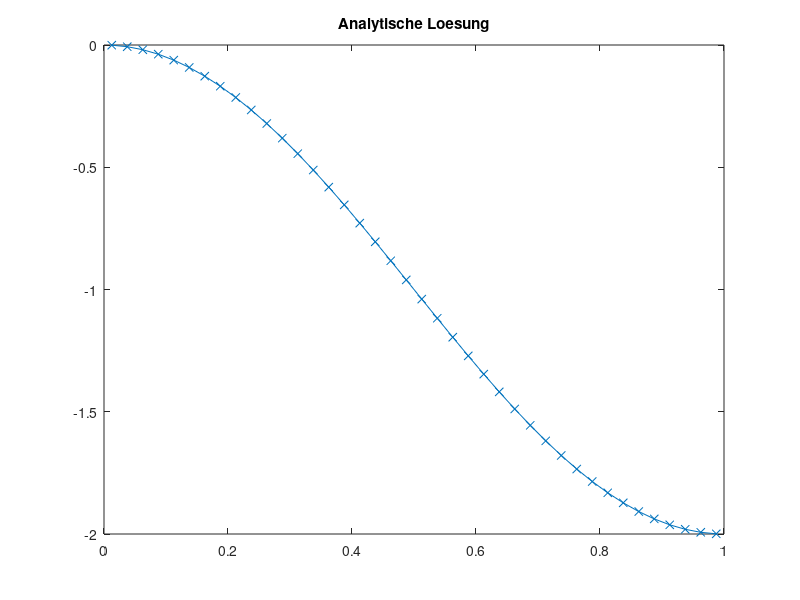
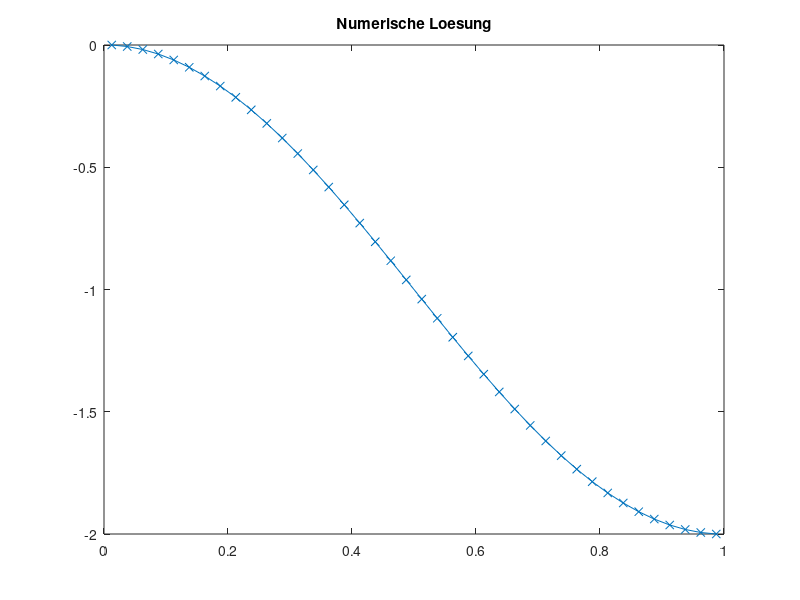
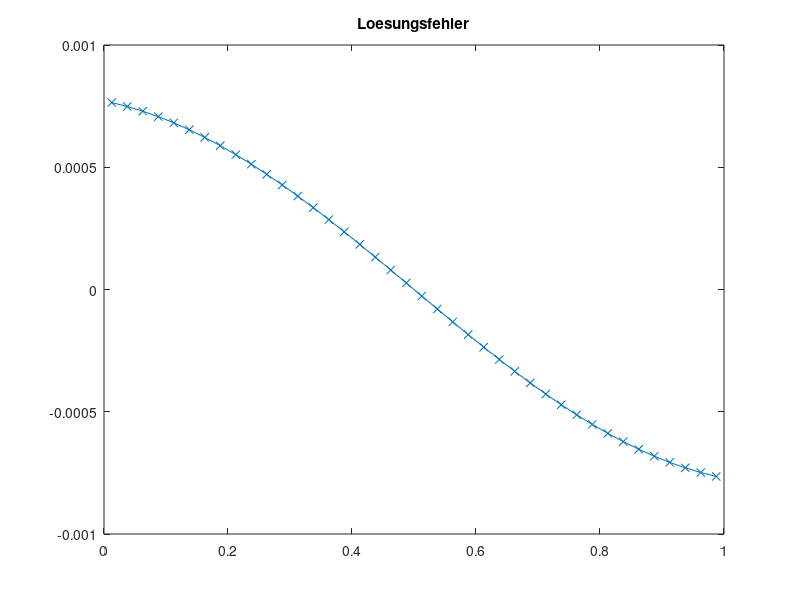
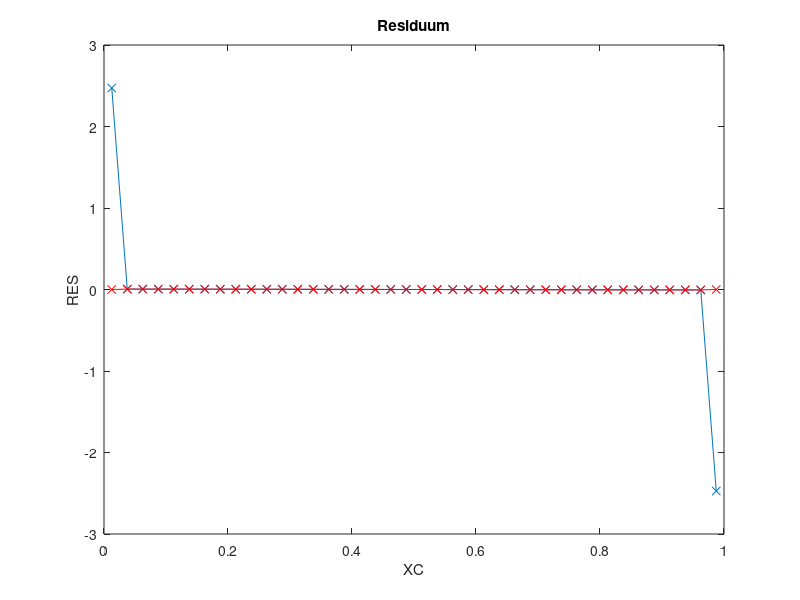

Here is the MATLAB script that generated these plots, in order:
clc
clear all
close all

%SOL=@(x) sin(pi*x)+1;
%MSOL=@(x)-pi^2*sin(pi*x);

SOL=@(x) cos(pi*x)-1;
MSOL=@(x)-pi^2*cos(pi*x);

DIF=1.0;
XMIN=0.0;
XMAX=1.0;

N=40; % KV's

X = linspace(XMIN, XMAX, N+1);
XC = (X(1:N)+X(2:N+1))/2;
XCR = [XMIN, XC, XMAX];

%%% ANALYTISCHE LÖSUNG
TA = zeros(1, N);
for I=1:N
  TA(I)=SOL(XC(I));
end

figure(1)
plot(XC, TA, 'x-');
title('Analytische Loesung')

%%% FVM Lösung

% Randbedingungen
RBE = SOL(XMAX);
RBW = SOL(XMIN);

% Koeffizienten speichern
AP = zeros(1, N);
AE = zeros(1, N);
AW = zeros(1, N);

for I=1:N
  DX = X(I+1)-X(I);

  DXE = XCR(I+2)-XCR(I+1);
  DXW = XCR(I+1)-XCR(I);

  AE(I) = DIF/(DXE*DX);
  AW(I) = DIF/(DXW*DX);

  AP(I) = -AE(I)-AW(I);
end

% Gesamtgleichungssystem aufstellen
A = zeros(N);
b = zeros(N,1);

for I=1:N
  b(I) = MSOL(XC(I));

  % Hauptdiagonale
  A(I,I) = AP(I);

  % Westliche Nebendiagonale
  if mod(I,N)==1
    b(I) = b(I)-AW(I)*RBW;
  else
    A(I, I-1) = AW(I);
  end

  % Östliche Nebendiagonale
  if mod(I,N)==0
    b(I) = b(I)-AE(I)*RBE;
  else
    A(I, I+1) = AE(I);
  end
end

T=A\b;

figure(2)
plot(XC, T, 'x-');
title('Numerische Loesung')

%%% Lösungsfehler berechnen
SERR=0.0;
ERR=zeros(1, N);
for I=1:N
    ERR(I)=T(I)-TA(I);
    SERR=SERR+ERR(I)^2;
end
SERR=sqrt(SERR/(N));

figure(3)
plot(XC, ERR, 'x-');
title('Loesungsfehler')

fprintf('Summierter Fehler %16.10e \n', SERR);


%%% ORDNUNG  BESTIMMEN
ERR5=2.3729365914e-02;
ERR10=5.8445323862e-03;
ERR20=1.4557255137e-03;
ERR40=3.6359464498e-04;
op=log((ERR5)/(ERR10))/log(2);
fprintf('Ordnung des Verfahrens %16.10e \n',op  );
op=log((ERR10)/(ERR20))/log(2);
fprintf('Ordnung des Verfahrens %16.10e \n',op  );
op=log((ERR20)/(ERR40))/log(2);
fprintf('Ordnung des Verfahrens %16.10e \n',op  );


%%% RESIDUUM BERECHNEN
t=zeros(N, 1);
for I=1:N
    t(I)=SOL(XC(I));
end

RES=A*t-b;

figure(4)
plot(XC,RES,'x-');

xlabel('XC')
ylabel('RES')
title('Residuum')

%%% Truncation Error berechnen

% b ohne Randwerte
TE=zeros(1, N);
for I=1:N
  b(I) = MSOL(XC(I));
end

for I=3:N-2
  DX = X(I+1)-X(I);
  TE(I) = (DX/24 * (b(I+1) - 2*b(I) + b(I-1)))... % TE_source
        + ((T(I+2)-3*T(I+1)+3*T(I)-T(I-1))/(24*DX))... % TE_e
        - ((T(I+1)-3*T(I)+3*T(I-1)-T(I-2))/(24*DX)); % TE_w
end;

% TE Sonderfälle für Randvolumen
I=2;
DX = X(I+1)-X(I);
TE(I) = (DX/24 * (b(I+1) - 2*b(I) + b(I-1)))... % TE_source
      + ((T(I+2)-3*T(I+1)+3*T(I)-T(I-1))/(24*DX))... % TE_e
      - ((T(I+1)-3*T(I)+4*T(I-1)-2*RBW)/(24*DX)); % TE_w

I = N-1;
DX = X(I+1)-X(I);
TE(I) = (DX/24 * (b(I+1) - 2*b(I) + b(I-1)))... % TE_source
      + ((2*RBE-4*T(I+1)+3*T(I)-T(I-1))/(24*DX))... % TE_e
      - ((T(I+1)-3*T(I)+3*T(I-1)-T(I-2))/(24*DX)); % TE_w

hold on;
plot(XC, (N-1).*TE, 'rx-');
